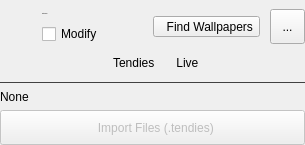
            <widget class="QWidget" name="posterboardPage">
             <layout class="QVBoxLayout" name="verticalLayout_14">
              <property name="leftMargin">
               <number>0</number>
              </property>
              <property name="topMargin">
               <number>0</number>
              </property>
              <property name="rightMargin">
               <number>0</number>
              </property>
              <property name="bottomMargin">
               <number>0</number>
              </property>
              <item>
               <widget class="QWidget" name="horizontalWidget_5" native="true">
                <layout class="QHBoxLayout" name="horizontalLayout_20">
                 <property name="spacing">
                  <number>10</number>
                 </property>
                 <property name="leftMargin">
                  <number>0</number>
                 </property>
                 <property name="topMargin">
                  <number>9</number>
                 </property>
                 <property name="rightMargin">
                  <number>0</number>
                 </property>
                 <property name="bottomMargin">
                  <number>0</number>
                 </property>
                 <item>
                  <widget class="QToolButton" name="toolButton_10">
                   <property name="enabled">
                    <bool>true</bool>
                   </property>
                   <property name="styleSheet">
                    <string notr="true">QToolButton {
	icon-size: 24px;
	background-color: transparent;
	padding-left: 0px;
	padding-right: 5px;
	border-radius: 0px;
}</string>
                   </property>
                   <property name="icon">
                    <iconset resource="resources.qrc">
                     <normaloff>:/icon/wallpaper.svg</normaloff>:/icon/wallpaper.svg</iconset>
                   </property>
                  </widget>
                 </item>
                 <item>
                  <widget class="QWidget" name="verticalWidget_4" native="true">
                   <layout class="QVBoxLayout" name="verticalLayout_12">
                    <property name="spacing">
                     <number>6</number>
                    </property>
                    <property name="leftMargin">
                     <number>0</number>
                    </property>
                    <property name="topMargin">
                     <number>0</number>
                    </property>
                    <property name="rightMargin">
                     <number>0</number>
                    </property>
                    <property name="bottomMargin">
                     <number>0</number>
                    </property>
                    <item>
                     <widget class="QLabel" name="posterboardLbl">
                      <property name="font">
                       <font>
                        <pointsize>-1</pointsize>
                        <bold>false</bold>
                       </font>
                      </property>
                      <property name="text">
                       <string>Posterboard</string>
                      </property>
                     </widget>
                    </item>
                    <item>
                     <widget class="QCheckBox" name="modifyPosterboardsChk">
                      <property name="text">
                       <string>Modify</string>
                      </property>
                     </widget>
                    </item>
                   </layout>
                  </widget>
                 </item>
                 <item>
                  <spacer name="horizontalSpacer_7">
                   <property name="orientation">
                    <enum>Qt::Horizontal</enum>
                   </property>
                   <property name="sizeHint" stdset="0">
                    <size>
                     <width>40</width>
                     <height>20</height>
                    </size>
                   </property>
                  </spacer>
                 </item>
                 <item>
                  <widget class="QToolButton" name="findPBBtn">
                   <property name="text">
                    <string>  Find Wallpapers</string>
                   </property>
                   <property name="icon">
                    <iconset resource="resources.qrc">
                     <normaloff>:/icon/globe.svg</normaloff>:/icon/globe.svg</iconset>
                   </property>
                   <property name="toolButtonStyle">
                    <enum>Qt::ToolButtonTextBesideIcon</enum>
                   </property>
                  </widget>
                 </item>
                 <item>
                  <widget class="QToolButton" name="pbHelpBtn">
                   <property name="minimumSize">
                    <size>
                     <width>35</width>
                     <height>35</height>
                    </size>
                   </property>
                   <property name="maximumSize">
                    <size>
                     <width>35</width>
                     <height>35</height>
                    </size>
                   </property>
                   <property name="text">
                    <string>...</string>
                   </property>
                   <property name="icon">
                    <iconset resource="resources.qrc">
                     <normaloff>:/icon/questionmark.circle.svg</normaloff>:/icon/questionmark.circle.svg</iconset>
                   </property>
                   <property name="iconSize">
                    <size>
                     <width>20</width>
                     <height>20</height>
                    </size>
                   </property>
                  </widget>
                 </item>
                </layout>
               </widget>
              </item>
              <item>
               <widget class="QWidget" name="pbPagePicker" native="true">
                <property name="sizePolicy">
                 <sizepolicy hsizetype="Preferred" vsizetype="Fixed">
                  <horstretch>0</horstretch>
                  <verstretch>0</verstretch>
                 </sizepolicy>
                </property>
                <property name="minimumSize">
                 <size>
                  <width>0</width>
                  <height>20</height>
                 </size>
                </property>
                <property name="maximumSize">
                 <size>
                  <width>16777215</width>
                  <height>25</height>
                 </size>
                </property>
                <property name="styleSheet">
                 <string notr="true">QToolButton {
	min-height: 25px;
	border-radius: 5px;
}</string>
                </property>
                <layout class="QHBoxLayout" name="horizontalLayout_14">
                 <property name="topMargin">
                  <number>0</number>
                 </property>
                 <property name="bottomMargin">
                  <number>0</number>
                 </property>
                 <item>
                  <spacer name="horizontalSpacer_20">
                   <property name="orientation">
                    <enum>Qt::Horizontal</enum>
                   </property>
                   <property name="sizeHint" stdset="0">
                    <size>
                     <width>40</width>
                     <height>20</height>
                    </size>
                   </property>
                  </spacer>
                 </item>
                 <item>
                  <widget class="QToolButton" name="tendiesPageBtn">
                   <property name="sizePolicy">
                    <sizepolicy hsizetype="Fixed" vsizetype="Expanding">
                     <horstretch>0</horstretch>
                     <verstretch>0</verstretch>
                    </sizepolicy>
                   </property>
                   <property name="minimumSize">
                    <size>
                     <width>0</width>
                     <height>25</height>
                    </size>
                   </property>
                   <property name="text">
                    <string>  Tendies</string>
                   </property>
                   <property name="icon">
                    <iconset>
                     <normaloff>:/icon/file-earmark-zip.svg</normaloff>:/icon/file-earmark-zip.svg</iconset>
                   </property>
                   <property name="checkable">
                    <bool>true</bool>
                   </property>
                   <property name="checked">
                    <bool>true</bool>
                   </property>
                   <property name="toolButtonStyle">
                    <enum>Qt::ToolButtonTextBesideIcon</enum>
                   </property>
                  </widget>
                 </item>
                 <item>
                  <widget class="QToolButton" name="videoPageBtn">
                   <property name="minimumSize">
                    <size>
                     <width>0</width>
                     <height>25</height>
                    </size>
                   </property>
                   <property name="text">
                    <string>  Live</string>
                   </property>
                   <property name="icon">
                    <iconset>
                     <normaloff>:/icon/photo.svg</normaloff>:/icon/photo.svg</iconset>
                   </property>
                   <property name="checkable">
                    <bool>true</bool>
                   </property>
                   <property name="toolButtonStyle">
                    <enum>Qt::ToolButtonTextBesideIcon</enum>
                   </property>
                  </widget>
                 </item>
                 <item>
                  <spacer name="horizontalSpacer_21">
                   <property name="orientation">
                    <enum>Qt::Horizontal</enum>
                   </property>
                   <property name="sizeHint" stdset="0">
                    <size>
                     <width>40</width>
                     <height>20</height>
                    </size>
                   </property>
                  </spacer>
                 </item>
                </layout>
               </widget>
              </item>
              <item>
               <widget class="Line" name="line_12">
                <property name="styleSheet">
                 <string notr="true">QFrame {
	color: #414141;
}</string>
                </property>
                <property name="frameShadow">
                 <enum>QFrame::Plain</enum>
                </property>
                <property name="orientation">
                 <enum>Qt::Horizontal</enum>
                </property>
               </widget>
              </item>
              <item>
               <widget class="QLabel" name="pbActionLbl">
                <property name="text">
                 <string>None</string>
                </property>
               </widget>
              </item>
              <item>
               <widget class="QStackedWidget" name="pbPages">
                <property name="enabled">
                 <bool>false</bool>
                </property>
                <layout class="QVBoxLayout" name="verticalLayout_13">
                 <property name="leftMargin">
                  <number>0</number>
                 </property>
                 <property name="topMargin">
                  <number>0</number>
                 </property>
                 <property name="rightMargin">
                  <number>0</number>
                 </property>
                 <property name="bottomMargin">
                  <number>0</number>
                 </property>
                 <item>
                  <layout class="QHBoxLayout" name="horizontalLayout_12">
                   <property name="bottomMargin">
                    <number>0</number>
                   </property>
                   <item>
                    <spacer name="horizontalSpacer_18">
                     <property name="orientation">
                      <enum>Qt::Horizontal</enum>
                     </property>
                     <property name="sizeHint" stdset="0">
                      <size>
                       <width>40</width>
                       <height>20</height>
                      </size>
                     </property>
                    </spacer>
                   </item>
                   <item>
                    <widget class="QToolButton" name="importTendiesBtn">
                     <property name="toolTip">
                      <string>Select a wallpaper file with the .tendies extension.</string>
                     </property>
                     <property name="layoutDirection">
                      <enum>Qt::RightToLeft</enum>
                     </property>
                     <property name="text">
                      <string>  Import Files (.tendies)</string>
                     </property>
                     <property name="icon">
                      <iconset resource="resources.qrc">
                       <normaloff>:/icon/import.svg</normaloff>:/icon/import.svg</iconset>
                     </property>
                     <property name="iconSize">
                      <size>
                       <width>20</width>
                       <height>20</height>
                      </size>
                     </property>
                     <property name="toolButtonStyle">
                      <enum>Qt::ToolButtonTextBesideIcon</enum>
                     </property>
                    </widget>
                   </item>
                  </layout>
                 </item>
                 <item>
                  <widget class="QLabel" name="pbActionLbl">
                   <property name="text">
                    <string>None</string>
                   </property>
                  </widget>
                 </item>
                 <item>
                  <widget class="Line" name="line_27">
                   <property name="styleSheet">
                    <string notr="true">QFrame {
	color: #414141;
}</string>
                   </property>
                   <property name="frameShadow">
                    <enum>QFrame::Plain</enum>
                   </property>
                   <property name="orientation">
                    <enum>Qt::Horizontal</enum>
                   </property>
                  </widget>
                 </item>
                 <item>
                  <widget class="QWidget" name="pbFilesList" native="true">
                   <property name="sizePolicy">
                    <sizepolicy hsizetype="Expanding" vsizetype="Expanding">
                     <horstretch>0</horstretch>
                     <verstretch>0</verstretch>
                    </sizepolicy>
                   </property>
                   <property name="minimumSize">
                    <size>
                     <width>200</width>
                     <height>35</height>
                    </size>
                   </property>
                  </widget>
                 </item>
                 <item>
                  <layout class="QHBoxLayout" name="horizontalLayout_14">
                   <property name="bottomMargin">
                    <number>0</number>
                   </property>
                   <item>
                    <spacer name="horizontalSpacer_19">
                     <property name="orientation">
                      <enum>Qt::Horizontal</enum>
                     </property>
                     <property name="sizeHint" stdset="0">
                      <size>
                       <width>40</width>
                       <height>20</height>
                      </size>
                     </property>
                    </spacer>
                   </item>
                   <item>
                    <widget class="QToolButton" name="deleteAllDescriptorsBtn">
                     <property name="toolTip">
                      <string>Clears all the wallpapers in the Collections section so that you can import more.</string>
                     </property>
                     <property name="text">
                      <string>  Clear Collections Wallpapers</string>
                     </property>
                     <property name="icon">
                      <iconset resource="resources.qrc">
                       <normaloff>:/icon/arrow.clockwise.svg</normaloff>:/icon/arrow.clockwise.svg</iconset>
                     </property>
                     <property name="toolButtonStyle">
                      <enum>Qt::ToolButtonTextBesideIcon</enum>
                     </property>
                    </widget>
                   </item>
                   <item>
                    <widget class="QToolButton" name="resetPRBExtBtn">
                     <property name="toolTip">
                      <string>Wipes the PRB Extension folder.

Warning: This will remove all of your wallpapers and will restrict you from adding new ones until you restore again.</string>
                     </property>
                     <property name="text">
                      <string>  Remove All Wallpapers</string>
                     </property>
                     <property name="icon">
                      <iconset resource="resources.qrc">
                       <normaloff>:/icon/arrow.clockwise.svg</normaloff>:/icon/arrow.clockwise.svg</iconset>
                     </property>
                     <property name="toolButtonStyle">
                      <enum>Qt::ToolButtonTextBesideIcon</enum>
                     </property>
                    </widget>
                   </item>
                   <item>
                    <spacer name="horizontalSpacer_20">
                     <property name="orientation">
                      <enum>Qt::Horizontal</enum>
                     </property>
                     <property name="sizeHint" stdset="0">
                      <size>
                       <width>40</width>
                       <height>20</height>
                      </size>
                     </property>
                    </spacer>
                   </item>
                  </layout>
                 </item>
                </layout>
               </widget>
              </item>
             </layout>
            </widget>
